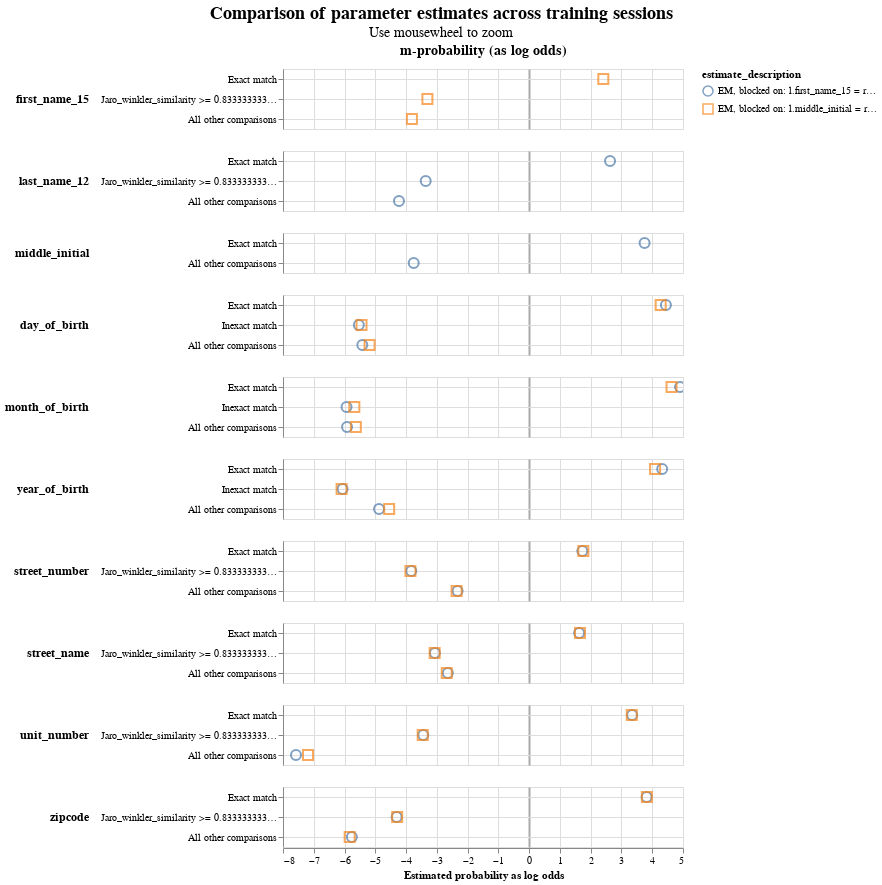

Here is the notebook cell this chart was saved with:
### Code cell
linker.parameter_estimate_comparisons_chart()

### Figure 1 — Vega-Lite specification as saved in the notebook (floating-point values rounded to 4 significant figures)
{"config": {"view": {"continuousWidth": 400, "continuousHeight": 300}, "title": {"anchor": "middle", "fontSize": 18, "subtitleFontSize": 14}}, "data": {"name": "data-d2de54d6cd3bc77b05a319ffdbc2db46"}, "mark": {"type": "point", "filled": false, "opacity": 0.7, "size": 100}, "encoding": {"color": {"field": "estimate_description", "type": "nominal"}, "column": {"align": "each", "field": "col_header", "header": {"labelFontSize": 14, "labelFontWeight": "bold"}, "title": null, "type": "nominal"}, "row": {"align": "each", "field": "comparison_name", "header": {"labelAlign": "left", "labelAnchor": "middle", "labelAngle": 0, "labelFontSize": 12, "labelFontWeight": "bold"}, "sort": {"field": "comparison_sort_order"}, "title": null, "type": "nominal"}, "shape": {"field": "estimate_description", "scale": {"range": ["circle", "square", "triangle", "diamond"]}, "type": "nominal"}, "tooltip": [{"field": "comparison_name", "type": "nominal"}, {"field": "estimate_description", "type": "nominal"}, {"field": "estimated_probability", "type": "quantitative"}], "x": {"axis": {"gridColor": {"condition": {"test": "abs(datum.value / 10)  <= 1 & datum.value % 10 === 0", "value": "#aaa"}, "value": "#ddd"}, "gridDash": {"condition": {"test": "abs(datum.value / 10) == 1", "value": [3]}, "value": null}, "gridWidth": {"condition": {"test": "abs(datum.value / 10)  <= 1 & datum.value % 10 === 0", "value": 2}, "value": 1}}, "field": "estimated_probability_as_log_odds", "title": "Estimated probability as log odds", "type": "quantitative"}, "y": {"axis": {"grid": true, "title": null}, "field": "comparison_level_label", "sort": {"field": "comparison_vector_value", "order": "descending"}, "type": "nominal"}}, "params": [{"name": "mouse_zoom", "select": {"type": "interval", "encodings": ["x"]}, "bind": "scales"}], "resolve": {"scale": {"y": "independent"}}, "title": {"text": "Comparison of parameter estimates across training sessions", "subtitle": "Use mousewheel to zoom"}, "transform": [{"calculate": "datum.m_or_u + '-probability (as log odds)'", "as": "col_header"}], "$schema": "https://vega.github.io/schema/vega-lite/v5.9.3.json", "datasets": {"data-d2de54d6cd3bc77b05a319ffdbc2db46": [{"m_or_u": "m", "estimated_probability": 0.8417, "estimate_description": "EM, blocked on: l.middle_initial = r.middle_initial and l.last_name_12 = r.last_name_12", "estimated_probability_as_log_odds": 2.41, "sql_condition": "\"first_name_15_l\" = \"first_name_15_r\"", "comparison_level_label": "Exact match", "comparison_vector_value": 2, "comparison_name": "first_name_15", "comparison_sort_order": 0}, {"m_or_u": "m", "estimated_probability": 0.09177, "estimate_description": "EM, blocked on: l.middle_initial = r.middle_initial and l.last_name_12 = r.last_name_12", "estimated_probability_as_log_odds": -3.307, "sql_condition": "jaro_winkler_similarity(\"first_name_15_l\", \"first_name_15_r\") >= 0.8333333333333334", "comparison_level_label": "Jaro_winkler_similarity >= 0.8333333333333334", "comparison_vector_value": 1, "comparison_name": "first_name_15", "comparison_sort_order": 0}, {"m_or_u": "m", "estimated_probability": 0.06654, "estimate_description": "EM, blocked on: l.middle_initial = r.middle_initial and l.last_name_12 = r.last_name_12", "estimated_probability_as_log_odds": -3.81, "sql_condition": "ELSE", "comparison_level_label": "All other comparisons", "comparison_vector_value": 0, "comparison_name": "first_name_15", "comparison_sort_order": 0}, {"m_or_u": "m", "estimated_probability": 0.8608, "estimate_description": "EM, blocked on: l.first_name_15 = r.first_name_15", "estimated_probability_as_log_odds": 2.629, "sql_condition": "\"last_name_12_l\" = \"last_name_12_r\"", "comparison_level_label": "Exact match", "comparison_vector_value": 2, "comparison_name": "last_name_12", "comparison_sort_order": 1}, {"m_or_u": "m", "estimated_probability": 0.08862, "estimate_description": "EM, blocked on: l.first_name_15 = r.first_name_15", "estimated_probability_as_log_odds": -3.362, "sql_condition": "jaro_winkler_similarity(\"last_name_12_l\", \"last_name_12_r\") >= 0.8333333333333334", "comparison_level_label": "Jaro_winkler_similarity >= 0.8333333333333334", "comparison_vector_value": 1, "comparison_name": "last_name_12", "comparison_sort_order": 1}, {"m_or_u": "m", "estimated_probability": 0.05058, "estimate_description": "EM, blocked on: l.first_name_15 = r.first_name_15", "estimated_probability_as_log_odds": -4.231, "sql_condition": "ELSE", "comparison_level_label": "All other comparisons", "comparison_vector_value": 0, "comparison_name": "last_name_12", "comparison_sort_order": 1}, {"m_or_u": "m", "estimated_probability": 0.9309, "estimate_description": "EM, blocked on: l.first_name_15 = r.first_name_15", "estimated_probability_as_log_odds": 3.752, "sql_condition": "\"middle_initial_l\" = \"middle_initial_r\"", "comparison_level_label": "Exact match", "comparison_vector_value": 1, "comparison_name": "middle_initial", "comparison_sort_order": 2}, {"m_or_u": "m", "estimated_probability": 0.0691, "estimate_description": "EM, blocked on: l.first_name_15 = r.first_name_15", "estimated_probability_as_log_odds": -3.752, "sql_condition": "ELSE", "comparison_level_label": "All other comparisons", "comparison_vector_value": 0, "comparison_name": "middle_initial", "comparison_sort_order": 2}, {"m_or_u": "m", "estimated_probability": 0.9561, "estimate_description": "EM, blocked on: l.first_name_15 = r.first_name_15", "estimated_probability_as_log_odds": 4.445, "sql_condition": "\"day_of_birth_l\" = \"day_of_birth_r\"", "comparison_level_label": "Exact match", "comparison_vector_value": 2, "comparison_name": "day_of_birth", "comparison_sort_order": 3}, {"m_or_u": "m", "estimated_probability": 0.9509, "estimate_description": "EM, blocked on: l.middle_initial = r.middle_initial and l.last_name_12 = r.last_name_12", "estimated_probability_as_log_odds": 4.274, "sql_condition": "\"day_of_birth_l\" = \"day_of_birth_r\"", "comparison_level_label": "Exact match", "comparison_vector_value": 2, "comparison_name": "day_of_birth", "comparison_sort_order": 3}, {"m_or_u": "m", "estimated_probability": 0.0211, "estimate_description": "EM, blocked on: l.first_name_15 = r.first_name_15", "estimated_probability_as_log_odds": -5.536, "sql_condition": "abs(day_of_birth_l - day_of_birth_r) <= 5", "comparison_level_label": "Inexact match", "comparison_vector_value": 1, "comparison_name": "day_of_birth", "comparison_sort_order": 3}, {"m_or_u": "m", "estimated_probability": 0.02239, "estimate_description": "EM, blocked on: l.middle_initial = r.middle_initial and l.last_name_12 = r.last_name_12", "estimated_probability_as_log_odds": -5.448, "sql_condition": "abs(day_of_birth_l - day_of_birth_r) <= 5", "comparison_level_label": "Inexact match", "comparison_vector_value": 1, "comparison_name": "day_of_birth", "comparison_sort_order": 3}, {"m_or_u": "m", "estimated_probability": 0.02279, "estimate_description": "EM, blocked on: l.first_name_15 = r.first_name_15", "estimated_probability_as_log_odds": -5.422, "sql_condition": "ELSE", "comparison_level_label": "All other comparisons", "comparison_vector_value": 0, "comparison_name": "day_of_birth", "comparison_sort_order": 3}, {"m_or_u": "m", "estimated_probability": 0.02675, "estimate_description": "EM, blocked on: l.middle_initial = r.middle_initial and l.last_name_12 = r.last_name_12", "estimated_probability_as_log_odds": -5.185, "sql_condition": "ELSE", "comparison_level_label": "All other comparisons", "comparison_vector_value": 0, "comparison_name": "day_of_birth", "comparison_sort_order": 3}, {"m_or_u": "m", "estimated_probability": 0.9677, "estimate_description": "EM, blocked on: l.first_name_15 = r.first_name_15", "estimated_probability_as_log_odds": 4.903, "sql_condition": "\"month_of_birth_l\" = \"month_of_birth_r\"", "comparison_level_label": "Exact match", "comparison_vector_value": 2, "comparison_name": "month_of_birth", "comparison_sort_order": 4}, {"m_or_u": "m", "estimated_probability": 0.9611, "estimate_description": "EM, blocked on: l.middle_initial = r.middle_initial and l.last_name_12 = r.last_name_12", "estimated_probability_as_log_odds": 4.628, "sql_condition": "\"month_of_birth_l\" = \"month_of_birth_r\"", "comparison_level_label": "Exact match", "comparison_vector_value": 2, "comparison_name": "month_of_birth", "comparison_sort_order": 4}, {"m_or_u": "m", "estimated_probability": 0.01608, "estimate_description": "EM, blocked on: l.first_name_15 = r.first_name_15", "estimated_probability_as_log_odds": -5.936, "sql_condition": "abs(month_of_birth_l - month_of_birth_r) <= 3", "comparison_level_label": "Inexact match", "comparison_vector_value": 1, "comparison_name": "month_of_birth", "comparison_sort_order": 4}, {"m_or_u": "m", "estimated_probability": 0.01911, "estimate_description": "EM, blocked on: l.middle_initial = r.middle_initial and l.last_name_12 = r.last_name_12", "estimated_probability_as_log_odds": -5.682, "sql_condition": "abs(month_of_birth_l - month_of_birth_r) <= 3", "comparison_level_label": "Inexact match", "comparison_vector_value": 1, "comparison_name": "month_of_birth", "comparison_sort_order": 4}, {"m_or_u": "m", "estimated_probability": 0.01626, "estimate_description": "EM, blocked on: l.first_name_15 = r.first_name_15", "estimated_probability_as_log_odds": -5.919, "sql_condition": "ELSE", "comparison_level_label": "All other comparisons", "comparison_vector_value": 0, "comparison_name": "month_of_birth", "comparison_sort_order": 4}, {"m_or_u": "m", "estimated_probability": 0.01975, "estimate_description": "EM, blocked on: l.middle_initial = r.middle_initial and l.last_name_12 = r.last_name_12", "estimated_probability_as_log_odds": -5.633, "sql_condition": "ELSE", "comparison_level_label": "All other comparisons", "comparison_vector_value": 0, "comparison_name": "month_of_birth", "comparison_sort_order": 4}, {"m_or_u": "m", "estimated_probability": 0.9524, "estimate_description": "EM, blocked on: l.first_name_15 = r.first_name_15", "estimated_probability_as_log_odds": 4.323, "sql_condition": "\"year_of_birth_l\" = \"year_of_birth_r\"", "comparison_level_label": "Exact match", "comparison_vector_value": 2, "comparison_name": "year_of_birth", "comparison_sort_order": 5}, {"m_or_u": "m", "estimated_probability": 0.9446, "estimate_description": "EM, blocked on: l.middle_initial = r.middle_initial and l.last_name_12 = r.last_name_12", "estimated_probability_as_log_odds": 4.093, "sql_condition": "\"year_of_birth_l\" = \"year_of_birth_r\"", "comparison_level_label": "Exact match", "comparison_vector_value": 2, "comparison_name": "year_of_birth", "comparison_sort_order": 5}, {"m_or_u": "m", "estimated_probability": 0.01474, "estimate_description": "EM, blocked on: l.first_name_15 = r.first_name_15", "estimated_probability_as_log_odds": -6.063, "sql_condition": "abs(year_of_birth_l - year_of_birth_r) <= 5", "comparison_level_label": "Inexact match", "comparison_vector_value": 1, "comparison_name": "year_of_birth", "comparison_sort_order": 5}, {"m_or_u": "m", "estimated_probability": 0.01441, "estimate_description": "EM, blocked on: l.middle_initial = r.middle_initial and l.last_name_12 = r.last_name_12", "estimated_probability_as_log_odds": -6.096, "sql_condition": "abs(year_of_birth_l - year_of_birth_r) <= 5", "comparison_level_label": "Inexact match", "comparison_vector_value": 1, "comparison_name": "year_of_birth", "comparison_sort_order": 5}, {"m_or_u": "m", "estimated_probability": 0.03286, "estimate_description": "EM, blocked on: l.first_name_15 = r.first_name_15", "estimated_probability_as_log_odds": -4.879, "sql_condition": "ELSE", "comparison_level_label": "All other comparisons", "comparison_vector_value": 0, "comparison_name": "year_of_birth", "comparison_sort_order": 5}, {"m_or_u": "m", "estimated_probability": 0.04095, "estimate_description": "EM, blocked on: l.middle_initial = r.middle_initial and l.last_name_12 = r.last_name_12", "estimated_probability_as_log_odds": -4.55, "sql_condition": "ELSE", "comparison_level_label": "All other comparisons", "comparison_vector_value": 0, "comparison_name": "year_of_birth", "comparison_sort_order": 5}, {"m_or_u": "m", "estimated_probability": 0.768, "estimate_description": "EM, blocked on: l.first_name_15 = r.first_name_15", "estimated_probability_as_log_odds": 1.727, "sql_condition": "\"street_number_l\" = \"street_number_r\"", "comparison_level_label": "Exact match", "comparison_vector_value": 2, "comparison_name": "street_number", "comparison_sort_order": 6}, {"m_or_u": "m", "estimated_probability": 0.7722, "estimate_description": "EM, blocked on: l.middle_initial = r.middle_initial and l.last_name_12 = r.last_name_12", "estimated_probability_as_log_odds": 1.761, "sql_condition": "\"street_number_l\" = \"street_number_r\"", "comparison_level_label": "Exact match", "comparison_vector_value": 2, "comparison_name": "street_number", "comparison_sort_order": 6}, {"m_or_u": "m", "estimated_probability": 0.06566, "estimate_description": "EM, blocked on: l.first_name_15 = r.first_name_15", "estimated_probability_as_log_odds": -3.831, "sql_condition": "jaro_winkler_similarity(\"street_number_l\", \"street_number_r\") >= 0.8333333333333334", "comparison_level_label": "Jaro_winkler_similarity >= 0.8333333333333334", "comparison_vector_value": 1, "comparison_name": "street_number", "comparison_sort_order": 6}, {"m_or_u": "m", "estimated_probability": 0.06451, "estimate_description": "EM, blocked on: l.middle_initial = r.middle_initial and l.last_name_12 = r.last_name_12", "estimated_probability_as_log_odds": -3.858, "sql_condition": "jaro_winkler_similarity(\"street_number_l\", \"street_number_r\") >= 0.8333333333333334", "comparison_level_label": "Jaro_winkler_similarity >= 0.8333333333333334", "comparison_vector_value": 1, "comparison_name": "street_number", "comparison_sort_order": 6}, {"m_or_u": "m", "estimated_probability": 0.1663, "estimate_description": "EM, blocked on: l.first_name_15 = r.first_name_15", "estimated_probability_as_log_odds": -2.326, "sql_condition": "ELSE", "comparison_level_label": "All other comparisons", "comparison_vector_value": 0, "comparison_name": "street_number", "comparison_sort_order": 6}, {"m_or_u": "m", "estimated_probability": 0.1633, "estimate_description": "EM, blocked on: l.middle_initial = r.middle_initial and l.last_name_12 = r.last_name_12", "estimated_probability_as_log_odds": -2.358, "sql_condition": "ELSE", "comparison_level_label": "All other comparisons", "comparison_vector_value": 0, "comparison_name": "street_number", "comparison_sort_order": 6}, {"m_or_u": "m", "estimated_probability": 0.7551, "estimate_description": "EM, blocked on: l.first_name_15 = r.first_name_15", "estimated_probability_as_log_odds": 1.624, "sql_condition": "\"street_name_l\" = \"street_name_r\"", "comparison_level_label": "Exact match", "comparison_vector_value": 2, "comparison_name": "street_name", "comparison_sort_order": 7}, {"m_or_u": "m", "estimated_probability": 0.7585, "estimate_description": "EM, blocked on: l.middle_initial = r.middle_initial and l.last_name_12 = r.last_name_12", "estimated_probability_as_log_odds": 1.651, "sql_condition": "\"street_name_l\" = \"street_name_r\"", "comparison_level_label": "Exact match", "comparison_vector_value": 2, "comparison_name": "street_name", "comparison_sort_order": 7}, {"m_or_u": "m", "estimated_probability": 0.1069, "estimate_description": "EM, blocked on: l.first_name_15 = r.first_name_15", "estimated_probability_as_log_odds": -3.063, "sql_condition": "jaro_winkler_similarity(\"street_name_l\", \"street_name_r\") >= 0.8333333333333334", "comparison_level_label": "Jaro_winkler_similarity >= 0.8333333333333334", "comparison_vector_value": 1, "comparison_name": "street_name", "comparison_sort_order": 7}, {"m_or_u": "m", "estimated_probability": 0.1064, "estimate_description": "EM, blocked on: l.middle_initial = r.middle_initial and l.last_name_12 = r.last_name_12", "estimated_probability_as_log_odds": -3.071, "sql_condition": "jaro_winkler_similarity(\"street_name_l\", \"street_name_r\") >= 0.8333333333333334", "comparison_level_label": "Jaro_winkler_similarity >= 0.8333333333333334", "comparison_vector_value": 1, "comparison_name": "street_name", "comparison_sort_order": 7}, {"m_or_u": "m", "estimated_probability": 0.138, "estimate_description": "EM, blocked on: l.first_name_15 = r.first_name_15", "estimated_probability_as_log_odds": -2.643, "sql_condition": "ELSE", "comparison_level_label": "All other comparisons", "comparison_vector_value": 0, "comparison_name": "street_name", "comparison_sort_order": 7}, {"m_or_u": "m", "estimated_probability": 0.1351, "estimate_description": "EM, blocked on: l.middle_initial = r.middle_initial and l.last_name_12 = r.last_name_12", "estimated_probability_as_log_odds": -2.679, "sql_condition": "ELSE", "comparison_level_label": "All other comparisons", "comparison_vector_value": 0, "comparison_name": "street_name", "comparison_sort_order": 7}, {"m_or_u": "m", "estimated_probability": 0.9105, "estimate_description": "EM, blocked on: l.first_name_15 = r.first_name_15", "estimated_probability_as_log_odds": 3.347, "sql_condition": "\"unit_number_l\" = \"unit_number_r\"", "comparison_level_label": "Exact match", "comparison_vector_value": 2, "comparison_name": "unit_number", "comparison_sort_order": 8}, {"m_or_u": "m", "estimated_probability": 0.9098, "estimate_description": "EM, blocked on: l.middle_initial = r.middle_initial and l.last_name_12 = r.last_name_12", "estimated_probability_as_log_odds": 3.335, "sql_condition": "\"unit_number_l\" = \"unit_number_r\"", "comparison_level_label": "Exact match", "comparison_vector_value": 2, "comparison_name": "unit_number", "comparison_sort_order": 8}, {"m_or_u": "m", "estimated_probability": 0.0843, "estimate_description": "EM, blocked on: l.first_name_15 = r.first_name_15", "estimated_probability_as_log_odds": -3.441, "sql_condition": "jaro_winkler_similarity(\"unit_number_l\", \"unit_number_r\") >= 0.8333333333333334", "comparison_level_label": "Jaro_winkler_similarity >= 0.8333333333333334", "comparison_vector_value": 1, "comparison_name": "unit_number", "comparison_sort_order": 8}, {"m_or_u": "m", "estimated_probability": 0.08335, "estimate_description": "EM, blocked on: l.middle_initial = r.middle_initial and l.last_name_12 = r.last_name_12", "estimated_probability_as_log_odds": -3.459, "sql_condition": "jaro_winkler_similarity(\"unit_number_l\", \"unit_number_r\") >= 0.8333333333333334", "comparison_level_label": "Jaro_winkler_similarity >= 0.8333333333333334", "comparison_vector_value": 1, "comparison_name": "unit_number", "comparison_sort_order": 8}, {"m_or_u": "m", "estimated_probability": 0.005207, "estimate_description": "EM, blocked on: l.first_name_15 = r.first_name_15", "estimated_probability_as_log_odds": -7.578, "sql_condition": "ELSE", "comparison_level_label": "All other comparisons", "comparison_vector_value": 0, "comparison_name": "unit_number", "comparison_sort_order": 8}, {"m_or_u": "m", "estimated_probability": 0.006814, "estimate_description": "EM, blocked on: l.middle_initial = r.middle_initial and l.last_name_12 = r.last_name_12", "estimated_probability_as_log_odds": -7.187, "sql_condition": "ELSE", "comparison_level_label": "All other comparisons", "comparison_vector_value": 0, "comparison_name": "unit_number", "comparison_sort_order": 8}, {"m_or_u": "m", "estimated_probability": 0.9338, "estimate_description": "EM, blocked on: l.first_name_15 = r.first_name_15", "estimated_probability_as_log_odds": 3.818, "sql_condition": "\"zipcode_l\" = \"zipcode_r\"", "comparison_level_label": "Exact match", "comparison_vector_value": 2, "comparison_name": "zipcode", "comparison_sort_order": 9}, {"m_or_u": "m", "estimated_probability": 0.9341, "estimate_description": "EM, blocked on: l.middle_initial = r.middle_initial and l.last_name_12 = r.last_name_12", "estimated_probability_as_log_odds": 3.826, "sql_condition": "\"zipcode_l\" = \"zipcode_r\"", "comparison_level_label": "Exact match", "comparison_vector_value": 2, "comparison_name": "zipcode", "comparison_sort_order": 9}, {"m_or_u": "m", "estimated_probability": 0.04813, "estimate_description": "EM, blocked on: l.first_name_15 = r.first_name_15", "estimated_probability_as_log_odds": -4.306, "sql_condition": "jaro_winkler_similarity(\"zipcode_l\", \"zipcode_r\") >= 0.8333333333333334", "comparison_level_label": "Jaro_winkler_similarity >= 0.8333333333333334", "comparison_vector_value": 1, "comparison_name": "zipcode", "comparison_sort_order": 9}, {"m_or_u": "m", "estimated_probability": 0.04865, "estimate_description": "EM, blocked on: l.middle_initial = r.middle_initial and l.last_name_12 = r.last_name_12", "estimated_probability_as_log_odds": -4.289, "sql_condition": "jaro_winkler_similarity(\"zipcode_l\", \"zipcode_r\") >= 0.8333333333333334", "comparison_level_label": "Jaro_winkler_similarity >= 0.8333333333333334", "comparison_vector_value": 1, "comparison_name": "zipcode", "comparison_sort_order": 9}, {"m_or_u": "m", "estimated_probability": 0.0181, "estimate_description": "EM, blocked on: l.first_name_15 = r.first_name_15", "estimated_probability_as_log_odds": -5.762, "sql_condition": "ELSE", "comparison_level_label": "All other comparisons", "comparison_vector_value": 0, "comparison_name": "zipcode", "comparison_sort_order": 9}, {"m_or_u": "m", "estimated_probability": 0.01724, "estimate_description": "EM, blocked on: l.middle_initial = r.middle_initial and l.last_name_12 = r.last_name_12", "estimated_probability_as_log_odds": -5.833, "sql_condition": "ELSE", "comparison_level_label": "All other comparisons", "comparison_vector_value": 0, "comparison_name": "zipcode", "comparison_sort_order": 9}]}}
